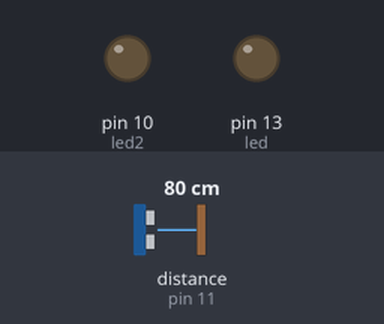
This sketch was run on a simulated Arduino Uno, built with avr-gcc and run on an emulated ATmega328P. Parts: output pins drawn as LEDs (lit = HIGH). The inputs (shaded band) are chosen by the test bench; at power-on: distance to the obstacle (sensor on pin 11) 80 cm. The echo pulse lasts 58.3 µs per cm; what the sketch prints to the serial monitor is not drawn.

Above: at 0.17 s.
Timing chart, 0 to 1.8 s (numbered marks = the images above):
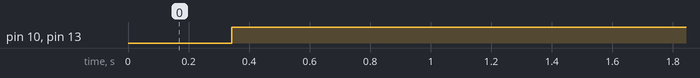

Measured:
- by itself, pin 10 (led2), pin 13 (led): LOW → HIGH at 0.34 s

The sketch:

trying_to_average_it_out.ino
```cpp
// ---------------------------------------------------------------------------
// Example NewPing library sketch that does a ping about 20 times per second.
// ---------------------------------------------------------------------------

#include <NewPing.h>
int led = 13;
int led2 = 10;
int reading1;
int reading2;
int reading3;
int reading4;
int reading5;

#define TRIGGER_PIN  12  // Arduino pin tied to trigger pin on the ultrasonic sensor.
#define ECHO_PIN     11  // Arduino pin tied to echo pin on the ultrasonic sensor.
#define MAX_DISTANCE 200 // Maximum distance we want to ping for (in centimeters). Maximum sensor distance is rated at 400-500cm.

NewPing sonar(TRIGGER_PIN, ECHO_PIN, MAX_DISTANCE); // NewPing setup of pins and maximum distance.


void setup() {
  Serial.begin(115200); // Open serial monitor at 115200 baud to see ping results.
  pinMode(led, OUTPUT);
  pinMode (led2, OUTPUT);
}

void loop() {
  delay(50);                      // Wait 50ms between pings (about 20 pings/sec). 29ms should be the shortest delay between pings.

  unsigned int uS = sonar.ping_median(); // Send ping, get ping time in microseconds (uS).
  Serial.print("Ping: ");
  Serial.print(uS / US_ROUNDTRIP_CM); // Convert ping time to distance in cm and print result (0 = outside set distance range)
  Serial.println("cm");

reading1 = (uS /US_ROUNDTRIP_CM);

if (reading1 < 100 && reading1 > 10 && reading2 < 100 && reading2 > 10 || reading2 < 100 && reading2 > 10 && reading3 < 100 && reading3 > 10 || reading1 < 100 && reading1 > 10 && reading3 < 100 && reading3 > 10 || reading1 < 100 && reading1 > 10 && reading4 < 100 && reading4 > 10 || reading2 < 100 && reading2 > 10 && reading4 < 100 && reading4 > 10 || reading3 < 100 && reading3 > 10 && reading4 < 100 && reading4 > 10 || reading1 < 100 && reading1 > 10 && reading5 < 100 && reading5 > 10 || reading2 < 100 && reading2 > 10 && reading5 < 100 && reading5 > 10 || reading3 < 100 && reading3 > 10 && reading5 < 100 && reading5 > 10 || reading4 < 100 && reading4 > 10 && reading5 < 100 && reading5 > 10  )
     {
       digitalWrite(led,HIGH);
       digitalWrite(led2,HIGH);
     }
    else
     {
       digitalWrite(led,LOW);
       digitalWrite(led2,LOW);
     }


 if (reading1 < 100 && reading1 > 10)

{
  reading5 = reading4;
  reading4 = reading3;
  reading3 = reading2;
  reading2 = reading1;}
  else {
  reading5 = reading4;
  reading4 = reading3;
  reading3 = reading2;
  reading2 = 0;}


/*

 if (((uS / US_ROUNDTRIP_CM) > 2)  && ((uS / US_ROUNDTRIP_CM) < 110))
     {
       digitalWrite(led,HIGH);
       digitalWrite(led2,HIGH);
     }
    else
     {
       digitalWrite(led,LOW);
       digitalWrite(led2,LOW);
     }
   */
}
```
